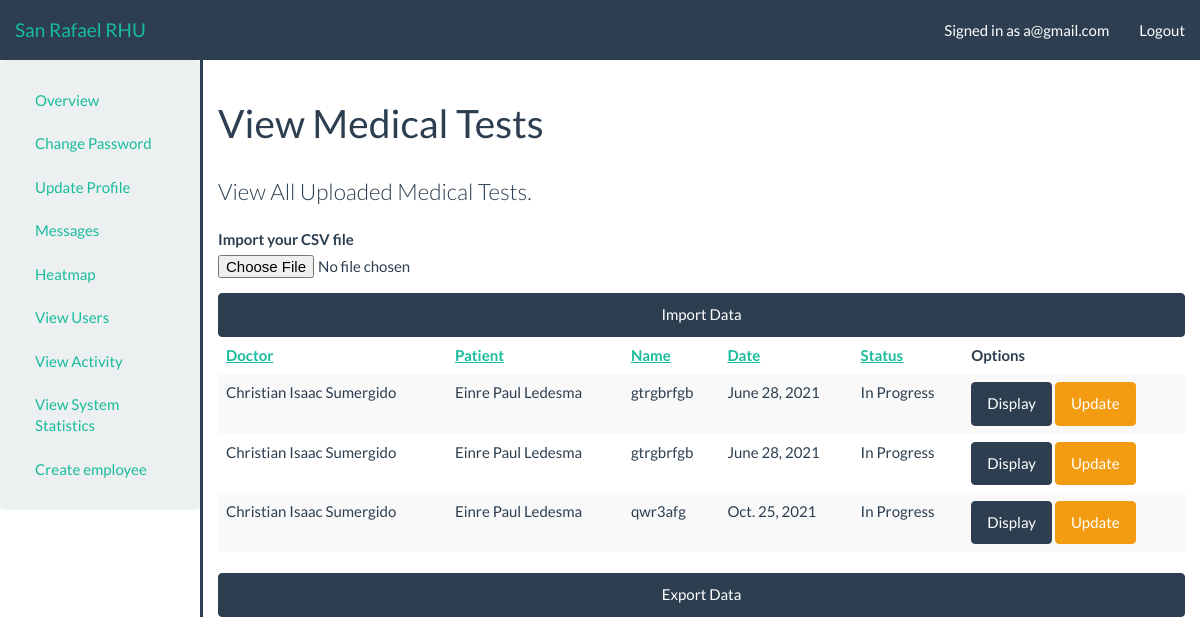
/admin_profile/medtest/list (signed in), run on the app's committed database.
### RHU/models.py (models this page shows, shortened)
class MedicalTest(models.Model):
    name = models.CharField(max_length=50)
    date = models.DateField()
    description = models.CharField(max_length=200)
    doctor = models.ForeignKey(User, related_name='docs', on_delete=models.CASCADE)
    patient = models.ForeignKey(User, related_name='pts', on_delete=models.CASCADE)
    private = models.BooleanField(default=True)
    completed = models.BooleanField()
    class Meta:
        verbose_name_plural = 'Medical Tests'

class Account(models.Model):
    ACCOUNT_UNKNOWN = 0
    ACCOUNT_PATIENT = 10
    ACCOUNT_DOCTOR = 20
    ACCOUNT_ADMIN = 30
    ACCOUNT_TYPES = (
        (ACCOUNT_UNKNOWN, "Unknown"),
        (ACCOUNT_PATIENT, "Patient"),
        (ACCOUNT_DOCTOR, "Doctor"),
        (ACCOUNT_ADMIN, "Admin"),
    )
    EMPLOYEE_TYPES = (
        (ACCOUNT_DOCTOR, "Doctor"),
        (ACCOUNT_ADMIN, "Admin"),
    )
    role = models.IntegerField(default = 0, choices = ACCOUNT_TYPES)
    profile = models.OneToOneField(Profile, on_delete=models.CASCADE)
    user = models.OneToOneField(User, on_delete=models.CASCADE)
    class Admin:
        list_display = (
            'role',
            'profile',
            'user'
        )

class Profile(models.Model):
    GENDER = (
        ('M', 'Male'),
        ('F', 'Female'),
    )
    firstname = models.CharField(blank=True, max_length=50)
    lastname = models.CharField(blank=True, max_length=50)
    sex = models.CharField(blank=True, max_length=1, choices=GENDER)
    birthday = models.DateField(default=date(1000, 1, 1))
    phone = models.CharField(blank=True, max_length=20)
    created = models.DateTimeField(auto_now_add=True)
    def __str__(self):
        return self.firstname + " " + self.lastname

### RHU/views_medtest.py (the view, shortened to what this page needs)
# urls.py: path('admin_profile/medtest/list', views_medtest.admin_list_view, name='medtest/adminlist'),
def admin_list_view(request):
    authentication_result = views.authentication_check(request, [Account.ACCOUNT_ADMIN])
    if authentication_result is not None: return authentication_result
    template_data = views.parse_session(request)
    if request.user.account.role == Account.ACCOUNT_ADMIN:
        medtests = MedicalTest.objects.all()
    else:
        medtests = MedicalTest.objects.filter(patient=request.user, private=False)
    template_data['query'] = medtests.order_by('date')
    return render(request, 'Thesis/medtest/adminlist.html', template_data)

### RHU/views.py (called while the page is built, shortened)
def authentication_check(request, required_roles=None, required_GET=None):
    if not request.user.is_authenticated:
        request.session['alert_danger'] = "You must be logged in to view that page."
        return HttpResponseRedirect('/')
    try:
        request.user.account
    except ObjectDoesNotExist:
        request.session['alert_danger'] = "Your account was not properly created, please try a different account."
        return HttpResponseRedirect('/logout')

def parse_session(request, template_data=None):
    if template_data is None:
        template_data = {}
    if request.session.has_key('alert_successs'):
        template_data['alert_success'] = request.session.get('alert_success')
        del request.session['alert_success']
    if request.session.has_key('alert_danger'):
        template_data['alert_danger'] = request.session.get('alert_danger')
        del request.session['alert_danger']
    return template_data

### templates/Thesis/medtest/adminlist.html (shortened to what this page needs)
{% extends "patientbase.html" %}
{% load app_filters %}
{% block body_header %}View Medical Tests{% endblock %}
{% block body_block %}
    <p class="lead">View All Uploaded Medical Tests.</p>
    <form action="{% url 'RHU:importdata' %}" method="POST" enctype="multipart/form-data">{% csrf_token %}
        <div class="form-group">
            <label for="exampleFormControlFile1">Import your CSV file</label>
            <input type="file" name="file" class="form-control-file" id="exampleFormControlFile1">
          </div>
          <input class='btn btn-primary col-sm-12' type='submit' value='Import Data' />
    </form>
    <table class="table table-striped">
        <thead>
            <th><a href="./?sort=doctor">Doctor</a></th>
            <th><a href="./?sort=patient">Patient</a></th>
            <th><a href="./?sort=name">Name</a></th>
            <th><a href="./?sort=time">Date</a></th>
            <th><a href="./?sort=Status">Status</a></th>
            <th>Options</th>
        </thead>
        {% for test in query %}
            <tr>
                <td>{{ test.doctor.account.profile }} </td>
                <td>{{ test.patient.account.profile }}</td>
                <td>{{ test.name }}</td>
                <td>{{ test.date }}</td>
                <td>{% if test.completed %}Completed{%else %}In Progress{% endif %}</td>
                <td>
                    {% if user.account.role == 30 %}
                        <a class="btn btn-primary" href="/medtest/patientdisplay/?pk={{ test.pk }}" role="button">Display</a>
                        <a class="btn btn-warning" href="/medtest/patientupdate/?pk={{ test.pk }}" role="button">Update</a>
                    {% endif %}
                </td>
            </tr>
        {% endfor %}
    </table>
    <a class='btn btn-primary col-sm-12' href="{% url 'RHU:exportdata' %}">Export Data</a>
{% endblock %}

### templates/patientbase.html (shortened to what this page needs)
<!DOCTYPE html>
{% load app_filters %}
{% load static %}
<html>
<head lang="en">
	<link rel='icon' type='image/x-icon' href="{% static 'images/San Rafael.png' %}">    <link rel="stylesheet" type="text/css" href="{% static 'css/flatly-bootstrap.min.css' %}"/>
    <link rel="stylesheet" type="text/css" href="{% static 'css/bootstrap-datetimepicker.min.css' %}"/>
    <link rel="stylesheet" type="text/css" href="{% static 'css/dashboard.css' %}"/>
</head>
<body>
    <nav class="navbar navbar-default navbar-static-top">
        <div class="container-fluid">
            <div class="navbar-header">
                <a class="navbar-brand" href="/">San Rafael RHU</a>
            </div>
            <div id="navbar" class="navbar-collapse collapse">
                <ul class="nav navbar-nav navbar-right">
                    <li>
                        <a {% if user.is_authenticated %}href="/patient_profile/">Signed in as {{ user.username }}{% else %}>Not signed in{% endif %}</a>
                    </li>
                    <li>
                        {% block nav_button %}<a href="/logout/">Logout</a>{% endblock %}
                    </li>
                </ul>
            </div>
        </div>
    </nav>
    <div class="container-fluid">
        <div class="row">
            {% if user.is_authenticated %}
                <div class="well col-sm-3 col-md-2">
                        <ul class="nav nav-pills nav-stacked">
                            {% if user.account.role >= 0 %}
                                <li class="{% block sidebar_profile %}{% endblock %}"><a href="/patient_profile/">Overview</a></li>
                                <li class="{% block sidebar_profile_password %}{% endblock %}"><a href="/patient_profile/password/">Change Password</a></li>
                                <li class="{% block sidebar_profile_update %}{% endblock %}"><a href="/patient_profile/update/">Update Profile</a></li>
                                <li class="{% block sidebar_message %}{% endblock %}"><a href="/patient_profile/message/list/">Messages</a></li>
                                <li class="{% block sidebar_heatmap %}{% endblock %}"><a href="/patient_profile/heatmap/">Heatmap</a></li>
                            {% endif %}
                            {% if user.account.role == 30 %}
                                <li class="{% block sidebar_admin_users %}{% endblock %}"><a href="/admin/users/">View Users</a></li>
                                <li class="{% block sidebar_admin_activity %}{% endblock %}"><a href="/admin/activity/">View Activity</a></li>
                                <li class="{% block sidebar_admin_statistic %}{% endblock %}"><a href="/admin/stats/">View System Statistics</a></li>
                                <li class="{% block sidebar_admin_createemployee %}{% endblock %}"><a href="/admin/createemployee/">Create employee</a></li>
                            {% endif %}
                        </ul>
                </div>
                <div class="col-sm-9 col-md-10 main">
            {% else %}
                <div class="well well-sm col-sm-offset-3 col-sm-6">
            {% endif %}
                <h1 class="page-header">{% block body_header %}{% endblock %}</h1>
                {% block body_block %}{% endblock %}
            </div>
        </div>
    </div>
</body>
</html>

### static/css/dashboard.css (style rules this page uses)
.navbar { margin-bottom: 0px; }
.main { border-top: 3px solid #2c3e50; }
@media (min-width: 768px) { .main { border-top: none; border-left: 3px solid #2c3e50; } }

### data on the page
MedicalTest: doctor.account.profile "Christian Isaac Sumergido", patient.account.profile "Einre Paul Ledesma", name "gtrgbrfgb", date "June 28, 2021", completed "In Progress"
MedicalTest: doctor.account.profile "Christian Isaac Sumergido", patient.account.profile "Einre Paul Ledesma", name "gtrgbrfgb", date "June 28, 2021", completed "In Progress"
MedicalTest: doctor.account.profile "Christian Isaac Sumergido", patient.account.profile "Einre Paul Ledesma", name "qwr3afg", date "Oct. 25, 2021", completed "In Progress"

### other printed values
{{ user.username }} "a@gmail.com"
